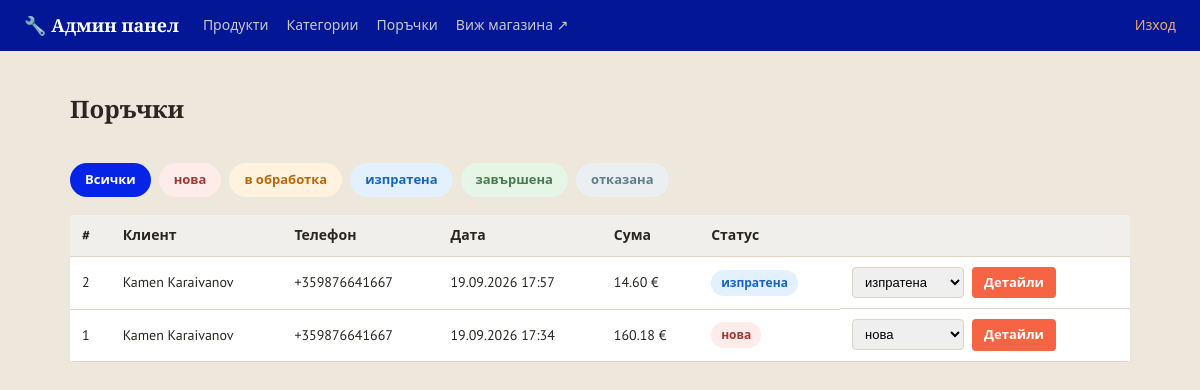
The page /admin/orders (signed in) on the database as committed earlier.
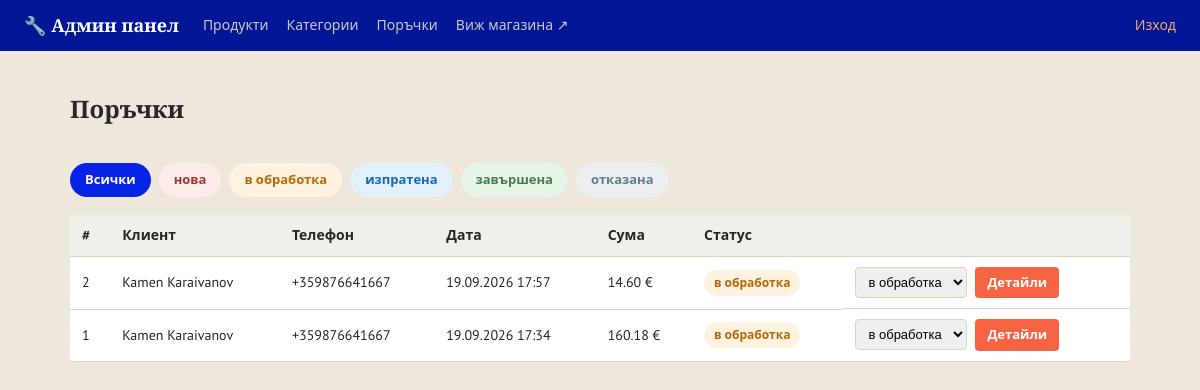
The same page on the database as committed later.
### models.py (models this page shows)
class Order(db.Model):
    __tablename__ = 'orders'
    STATUSES = ['нова', 'в обработка', 'изпратена', 'завършена', 'отказана']
    id = db.Column(db.Integer, primary_key=True)
    customer_name = db.Column(db.String(150), nullable=False)
    phone = db.Column(db.String(50), nullable=False)
    address = db.Column(db.String(300), nullable=False)
    email = db.Column(db.String(150), default='')
    total = db.Column(db.Float, nullable=False)
    status = db.Column(db.String(30), default='нова', nullable=False)
    created_at = db.Column(db.DateTime, default=datetime.utcnow)
    items = db.relationship('OrderItem', backref='order', lazy=True)

### app.py (the view)
@app.route('/admin/orders')
@admin_required
def admin_orders():
    orders, sort, status_filter = selected_orders()
    return render_template('admin/orders.html', orders=orders,
                           statuses=Order.STATUSES, status_filter=status_filter,
                           sort=sort, sort_options=ORDER_SORTS)

### app.py (called while the page is built)
@app.context_processor
def inject_whatsapp_number():
    return {'whatsapp_number': app.config['WHATSAPP_NUMBER'], 'asset_version': app.config['ASSET_VERSION']}

@app.context_processor
def inject_category_icons():
    return {'category_icons': CATEGORY_ICONS}

def admin_required(view_func):
    @wraps(view_func)
    def wrapper(*args, **kwargs):
        if not session.get('is_admin'):
            flash('Моля, влезте в системата.', 'error')
            return redirect(url_for('admin_login', next=request.path))
        return view_func(*args, **kwargs)
    return wrapper

def selected_sort(options):
    value = request.args.get('sort', 'newest')
    return value if value in options else 'newest'

def selected_orders():
    sort = selected_sort(ORDER_SORTS)
    status_filter = request.args.get('status', '').strip()
    query = Order.query
    if status_filter:
        query = query.filter_by(status=status_filter)
    if sort in ('name_asc', 'name_desc'):
        orders = sorted(query.order_by(Order.id.asc()).all(),
                        key=lambda o: o.customer_name.casefold(),
                        reverse=sort == 'name_desc')
    else:
        ordering = {
            'newest': (Order.created_at.desc(), Order.id.desc()),
            'oldest': (Order.created_at.asc(), Order.id.asc()),
            'total_asc': (Order.total.asc(), Order.id.asc()),
            'total_desc': (Order.total.desc(), Order.id.asc()),
        }
        orders = query.order_by(*ordering[sort]).all()
    return orders, sort, status_filter

### templates/admin/orders.html (shortened to what this page needs)
{% extends 'admin/base.html' %}
{% block content %}
<div class="admin-header-row">
    <h1 class="page-title">Поръчки</h1>
</div>
<div class="status-filter">
    <a href="{{ url_for('admin_orders') }}" class="status-chip {% if not status_filter %}status-chip-active{% endif %}">Всички</a>
    {% for s in statuses %}
    <a href="{{ url_for('admin_orders', status=s) }}"
       class="status-chip status-{{ s | replace(' ', '-') }} {% if status_filter == s %}status-chip-active{% endif %}">{{ s }}</a>
    {% endfor %}
</div>
{% if orders %}
<table class="admin-table">
    <thead>
        <tr>
            <th>#</th>
            <th>Клиент</th>
            <th>Телефон</th>
            <th>Дата</th>
            <th>Сума</th>
            <th>Статус</th>
            <th></th>
        </tr>
    </thead>
    <tbody>
        {% for o in orders %}
        <tr>
            <td>{{ o.id }}</td>
            <td>{{ o.customer_name }}</td>
            <td>{{ o.phone }}</td>
            <td>{{ o.created_at.strftime('%d.%m.%Y %H:%M') }}</td>
            <td>{{ '%.2f'|format(o.total) }} €</td>
            <td>
                <span class="status-badge status-{{ o.status | replace(' ', '-') }}">{{ o.status }}</span>
            </td>
            <td class="admin-actions">
                <form action="{{ url_for('admin_order_status', order_id=o.id) }}" method="post" class="status-select-form">
                    <select name="status" onchange="this.form.submit()">
                        {% for s in statuses %}
                        <option value="{{ s }}" {% if s == o.status %}selected{% endif %}>{{ s }}</option>
                        {% endfor %}
                    </select>
                </form>
                <a href="{{ url_for('admin_order_detail', order_id=o.id) }}" class="btn btn-small">Детайли</a>
            </td>
        </tr>
        {% endfor %}
    </tbody>
</table>
{% else %}
<p class="empty-msg">Няма поръчки{% if status_filter %} със статус "{{ status_filter }}"{% endif %}.</p>
{% endif %}
{% endblock %}

### templates/admin/base.html (shortened to what this page needs)
<!DOCTYPE html>
<html lang="bg">
<head>
    <link rel="stylesheet" href="{{ url_for('static', filename='css/style.css') }}?v={{ asset_version }}">
    <link rel="stylesheet" href="{{ url_for('static', filename='css/admin.css') }}?v={{ asset_version }}">
    <link type="text/css" rel="stylesheet" href="{{ url_for('static',filename='css/style.css') }}"/>
</head>
<body class="admin-body">
<header class="admin-topbar">
    <a href="{{ url_for('admin_dashboard') }}" class="brand">🔧 Админ панел</a>
    <nav class="admin-nav">
        <a href="{{ url_for('admin_dashboard') }}">Продукти</a>
        <a href="{{ url_for('admin_categories') }}">Категории</a>
        <a href="{{ url_for('admin_orders') }}">Поръчки</a>
        <a href="{{ url_for('index') }}" target="_blank">Виж магазина ↗</a>
    </nav>
    <a href="{{ url_for('admin_logout') }}" class="admin-logout">Изход</a>
</header>
<main class="admin-container">
    {% block content %}{% endblock %}
</main>
</body>
</html>

### static/css/style.css (style rules this page uses)
:root { --steel: #0623e8; --steel-dark: #031696; --accent: #f66444; --accent-dark: #bf4e35; --highlight: #d9a441; --bg: #ede7dc; --card-bg: #ffffff; --border: #ddd4c3; --text: #2a2622; --text-light: #766f62; --success: #4b7a51; --danger: #a23636; --radius: 4px; }
* { box-sizing: border-box; }
body { margin: 0; font-family: 'PT Sans', 'Segoe UI', Roboto, Arial, sans-serif; background: var(--bg); color: var(--text); line-height: 1.5; }
h1, h2, h3, .brand, .hero h1 { font-family: 'Bitter', Georgia, serif; }
a { color: inherit; text-decoration: none; }
.brand { font-size: 22px; font-weight: 700; color: #fff; white-space: nowrap; display: flex; align-items: center; gap: 10px; }
.page-title { font-size: 24px; margin-bottom: 16px; }
.btn { display: inline-block; background: var(--accent); color: #fff; border: none; padding: 10px 18px; border-radius: var(--radius); font-weight: 600; cursor: pointer; font-size: 14px; }
.btn-small { padding: 6px 12px; font-size: 13px; }

### static/css/admin.css (style rules this page uses)
.admin-body { background: var(--bg); }
.admin-topbar { background: var(--steel-dark); color: #fff; display: flex; align-items: center; gap: 24px; padding: 12px 24px; }
.admin-topbar .brand { color: #fff; font-size: 18px; font-weight: 700; }
.admin-nav { display: flex; gap: 18px; flex: 1; }
.admin-nav a { color: #c7c9cc; font-size: 14px; }
.admin-logout { color: #f0a875; font-size: 14px; }
.admin-container { max-width: 1100px; margin: 0 auto; padding: 24px 20px 60px; }
.admin-header-row { display: flex; align-items: center; justify-content: space-between; margin-bottom: 20px; }
.admin-table { width: 100%; border-collapse: collapse; background: var(--card-bg); border-radius: var(--radius); overflow: hidden; }
.admin-table th, .admin-table td { padding: 10px 12px; border-bottom: 1px solid var(--border); text-align: left; font-size: 14px; }
.admin-table th { background: #f0efec; }
.admin-actions { display: flex; gap: 8px; flex-wrap: wrap; align-items: center; }
.status-filter { display: flex; flex-wrap: wrap; gap: 8px; margin-bottom: 18px; }
.status-chip { display: inline-block; padding: 6px 14px; border-radius: 20px; font-size: 13px; font-weight: 600; background: #e2e0dc; color: var(--text); border: 1px solid transparent; }
.status-chip-active { background: var(--steel); color: #fff; }
.status-badge { display: inline-block; padding: 4px 10px; border-radius: 20px; font-size: 12px; font-weight: 700; white-space: nowrap; }
.status-badge.status-нова, .status-chip.status-нова { background: #fdecea; color: var(--danger); }
.status-badge.status-в-обработка, .status-chip.status-в-обработка { background: #fff3e0; color: #b5680a; }
.status-badge.status-изпратена, .status-chip.status-изпратена { background: #e3f0fd; color: #1565c0; }
.status-badge.status-завършена, .status-chip.status-завършена { background: #e5f5e6; color: var(--success); }
.status-badge.status-отказана, .status-chip.status-отказана { background: #eceff1; color: #607d8b; }
.status-select-form select { padding: 6px 8px; border: 1px solid var(--border); border-radius: var(--radius); font-size: 13px; }

Rows that differ between the two databases and show on the page:
changed Order id 2: status "изпратена" → "в обработка"
changed Order id 1: status "нова" → "в обработка"
